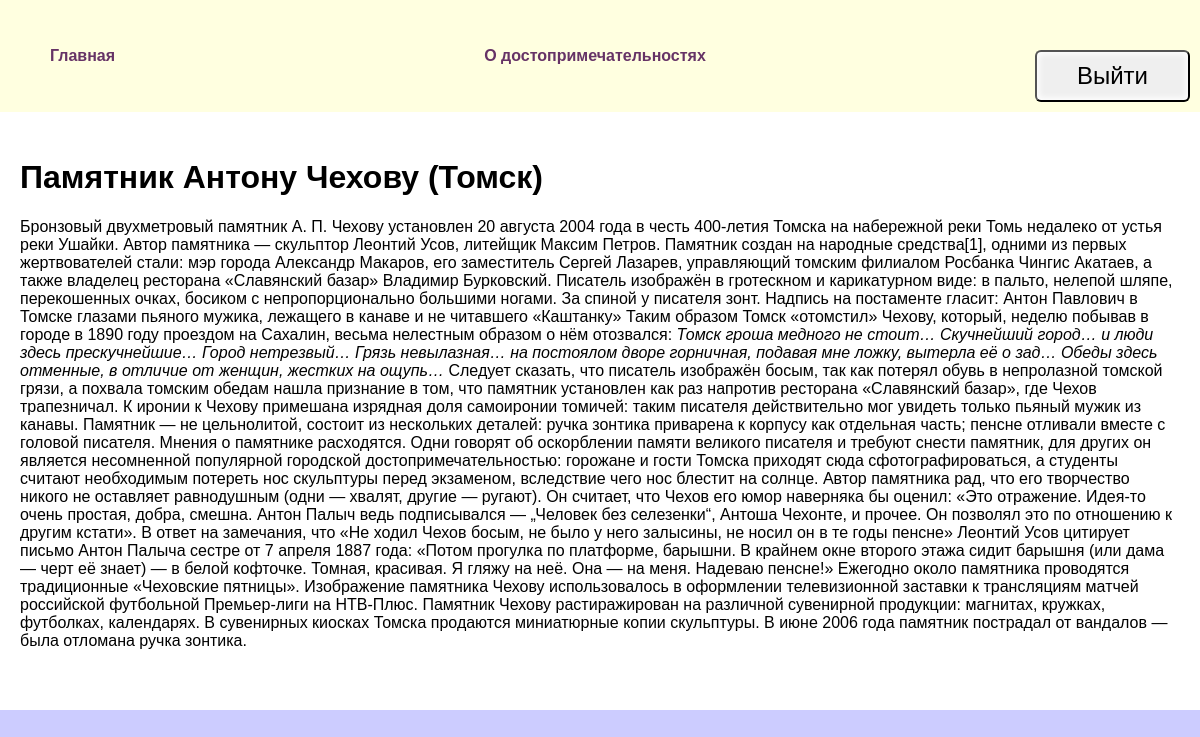
Screenshot of /places/1/ (signed in) with the database file from the repository.
### places/models.py (models this page shows, shortened)
class Places(models.Model):
    title = models.CharField(max_length=200)
    description = models.TextField()

### places/views.py (the view)
# urls.py: path('<int:place_id>/', views.details, name='details'),
@login_required
def details(request, place_id):
    place = get_object_or_404(Places, pk=place_id)
    return render(request, 'places/details.html', {'place': place})

### places/templates/places/details.html
{% extends 'city/base.html'%}
{% block content%}
<div class="detail">
    <h1>{{place.title }}</h1>
    {{ place.description|safe }}
</div>
{%endblock%}

### city/static/css/style.css (style rules this page uses)
body { font-family: Verdana, Geneva, Tahoma, sans-serif; padding: 0; margin:0; background: #CCCCFF; }
.detail { background: #FFF; padding: 20px 20px 60px; box-sizing: border-box; }

### rows the page displays
Places: title "Памятник Антону Чехову (Томск)", description "Бронзовый двухметровый памятник А. П. Чехову установлен 20 августа 2004 года в честь 400-летия Томска на набережной реки Томь недалеко от устья реки Ушайки. Автор памятника — скульптор Леонтий Усов, литейщик Максим Петров. Памятник создан на народные средства[1], одними из первых жертвователей стали: мэр города Александр Макаров, его заместитель Сергей Лазарев, управляющий томским филиалом Росбанка Чингис Акатаев, а также владелец ресторана «Славянский базар» Владимир Бурковский. Писатель изображён в гротескном и карикатурном виде: в пальто, нелепой шляпе, перекошенных очках, босиком с непропорционально большими ногами. За спиной у писателя зонт. Надпись на постаменте гласит: Антон Павлович…"
